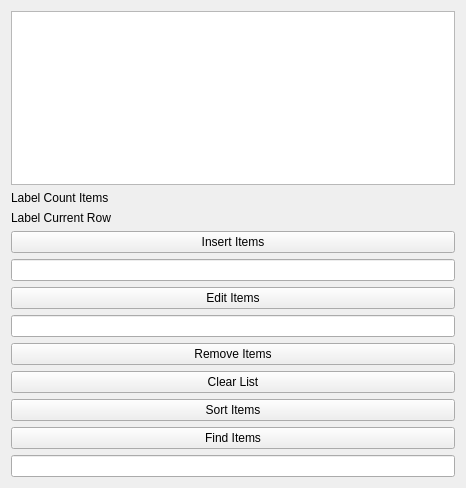
<?xml version="1.0" encoding="UTF-8"?>
<ui version="4.0">
 <class>Form</class>
 <widget class="QWidget" name="Form">
  <property name="geometry">
   <rect>
    <x>0</x>
    <y>0</y>
    <width>466</width>
    <height>488</height>
   </rect>
  </property>
  <property name="windowTitle">
   <string>QWidget - QListBox</string>
  </property>
  <layout class="QVBoxLayout" name="verticalLayout_3">
   <item>
    <layout class="QVBoxLayout" name="verticalLayout_2">
     <item>
      <widget class="QListWidget" name="listWidget1"/>
     </item>
     <item>
      <widget class="QLabel" name="label1">
       <property name="text">
        <string>Label Count Items</string>
       </property>
      </widget>
     </item>
     <item>
      <widget class="QLabel" name="label2">
       <property name="text">
        <string>Label Current Row</string>
       </property>
      </widget>
     </item>
    </layout>
   </item>
   <item>
    <layout class="QVBoxLayout" name="verticalLayout">
     <item>
      <widget class="QPushButton" name="pushButton1">
       <property name="text">
        <string>Insert Items</string>
       </property>
      </widget>
     </item>
     <item>
      <widget class="QLineEdit" name="lineEdit1"/>
     </item>
     <item>
      <widget class="QPushButton" name="pushButton2">
       <property name="text">
        <string>Edit Items</string>
       </property>
      </widget>
     </item>
     <item>
      <widget class="QLineEdit" name="lineEdit2"/>
     </item>
     <item>
      <widget class="QPushButton" name="pushButton3">
       <property name="text">
        <string>Remove Items</string>
       </property>
      </widget>
     </item>
     <item>
      <widget class="QPushButton" name="pushButton4">
       <property name="text">
        <string>Clear List</string>
       </property>
      </widget>
     </item>
     <item>
      <widget class="QPushButton" name="pushButton6">
       <property name="text">
        <string>Sort Items</string>
       </property>
      </widget>
     </item>
     <item>
      <widget class="QPushButton" name="pushButton7">
       <property name="text">
        <string>Find Items</string>
       </property>
      </widget>
     </item>
     <item>
      <widget class="QLineEdit" name="lineEdit3"/>
     </item>
    </layout>
   </item>
  </layout>
 </widget>
 <resources/>
 <connections/>
</ui>
